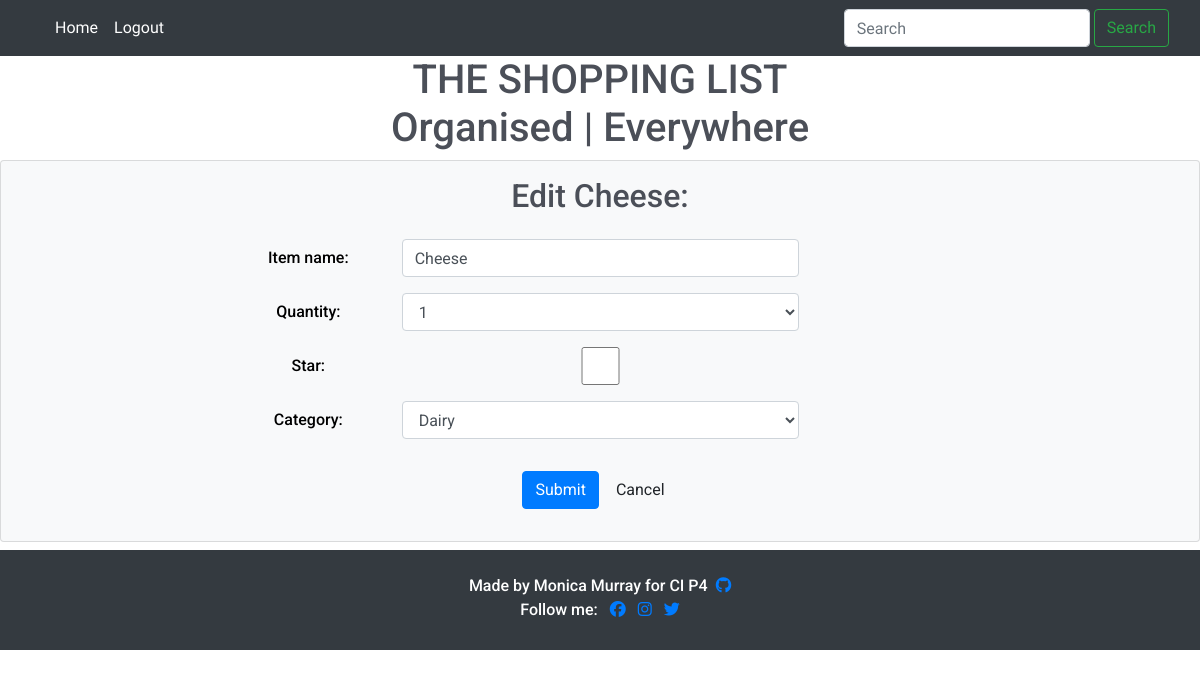
The page /edit/91/ (signed in) on the database its author committed.
### list/models.py (models this page shows)
class Entry(models.Model):
    item_name = models.CharField(
        max_length=60, null=False, blank=False, unique=True)
    quantity = models.IntegerField(
        choices=QUANTITY_CHOICES, default='1')
    star = models.BooleanField(default=False)
    user = models.ForeignKey(User, on_delete=models.CASCADE)
    category = models.CharField(
        max_length=20, choices=CATEGORY_CHOICES, default='Fresh')
    added_on = models.DateTimeField(auto_now_add=True)
    check_item_as_done = models.BooleanField(default=False)
    class Meta:
        ordering = ['-added_on', '-star',]
    def __str__(self):
        return self.item_name

### list/views.py (the view, shortened to what this page needs)
# urls.py: path('edit/<int:pk>/', views.EditView.as_view(), name='edit'),
class EditView(UserPassesTestMixin, UpdateView):
    model = Entry
    template_name = 'edit_entry.html'
    form_class = AddForm
    pk_url_kwarg = 'pk'
    success_url = reverse_lazy('home')
    def test_func(self):
        return self.request.user == self.get_object().user

### list/forms.py
class AddForm(forms.ModelForm):
    class Meta:
        model = Entry
        fields = ('item_name', 'quantity', 'star', 'category',)

### templates/edit_entry.html (shortened to what this page needs)
{% extends 'base.html' %}
{% load widget_tweaks %}
{% block content %}
<div class="row justify-content-center">
    <h2 class="text-capitalize mt-3">Edit {{entry}}:</h2>
</div>
<div class="container pt-3">
    <form method="post">
        {% for field in form.visible_fields %}
            <div class="form-group row offset-md-2">
            <label for="{{field.id_for_label}}" class="col-sm-2 col-form-label">{{ field.label }}:</label>
            <div class="col-sm-8">
            {{ field|add_class:'form-control col-sm-8 text-capitalize'}}
            </div>
            </div>
        {% endfor %}
        <div class="form-group pt-3">
        <button type="submit" class="btn btn-primary mb-3">Submit</button>
        <a href="{% url 'home' %}" class="btn btn-default mb-3">Cancel</a>
        </div>
    </form>
</div>
{% endblock %}

### static/css/style.css (style rules this page uses)
html, body { height: 100%; }
body { background-color: #fff; font-family: 'Nanum Myeongjo', 'Roboto', sans-serif; color: #fff; text-align: center; font-weight: 300; display: flex; flex-direction: column; padding-bottom: 150px; }
h1, h2, h3, h4, h5, h6, p { font-family: 'Roboto', sans-serif; color: #4b4f58; font-weight: 500; }
.form-group { font-family: 'Roboto', sans-serif; color: black; font-weight: 500; }

### rows shown on the page
Entry: item_name "Cheese", visible_fields "cheese" "1" "Dairy"

### other values the page prints
{{ field.label }} "Item name" "Quantity" "Star" "Category"
